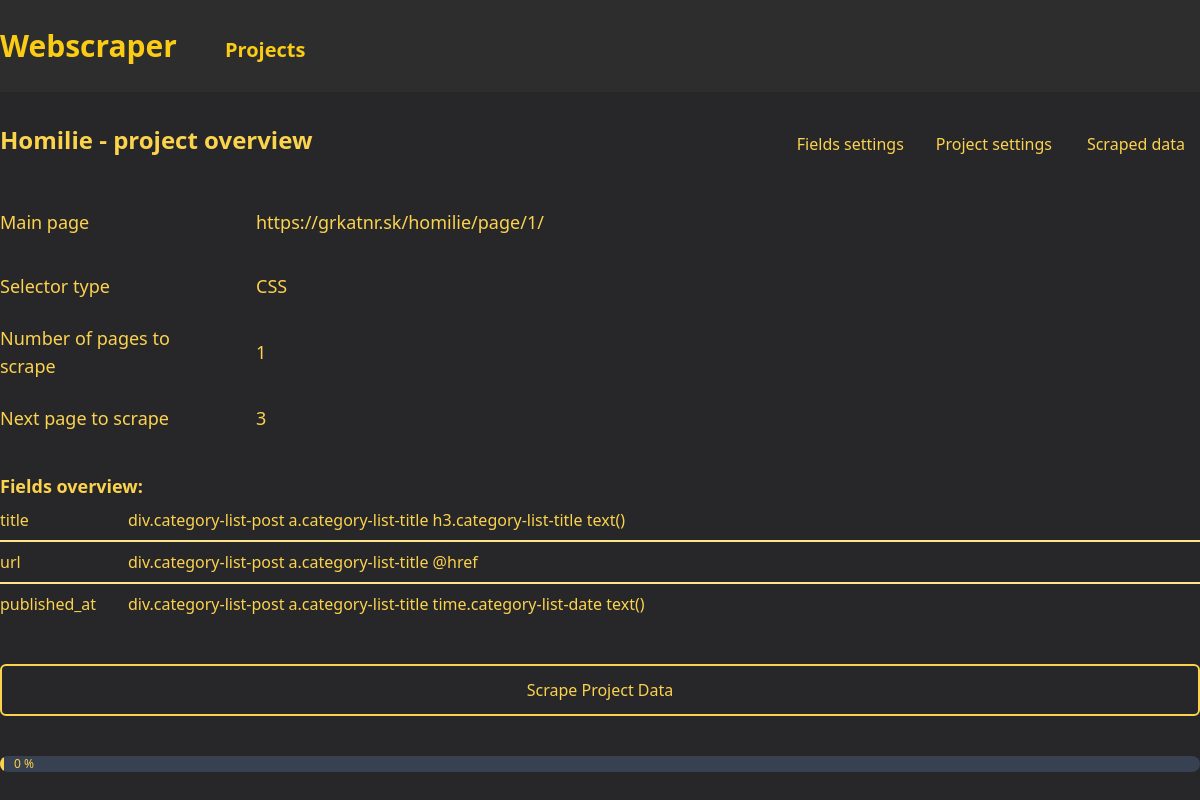
Page /project-overview/3/ on the earlier database version.
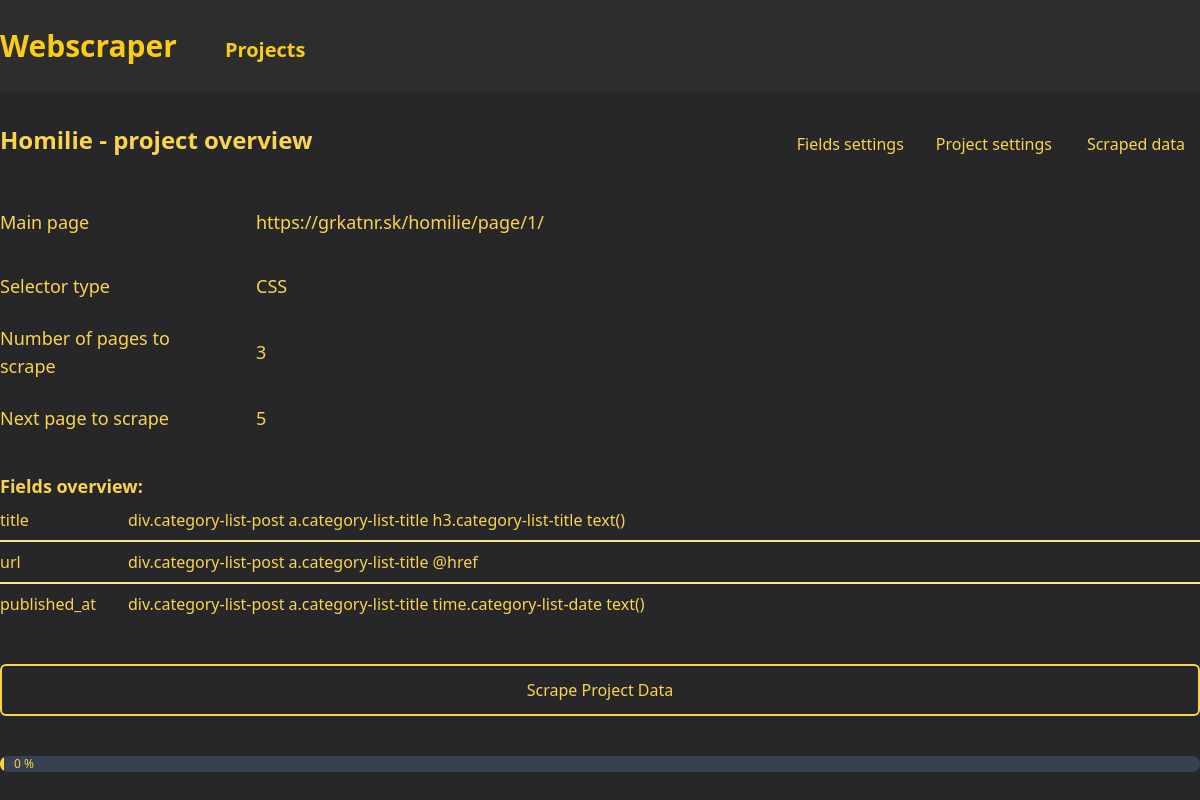
Same page on the later database version.
### projects/models.py (models this page shows, shortened)
class Project(models.Model):
    SELECTOR_CHOICES = [
        ("xPath", "xPath"),
        ("CSS", "CSS"),
    ]
    main_page_url = models.CharField(max_length=1023)
    name = models.CharField(max_length=1023, default="", blank=True, null=True)
    number_of_pages_to_scrape = models.IntegerField(default=0)
    next_page_to_scrape = models.IntegerField(default=0)
    selector_type = models.CharField(max_length=10, choices=SELECTOR_CHOICES)
    component_path = models.CharField(max_length=1023, blank=True, null=True)
    fields = models.JSONField(default=default_fields)
    created_at = models.DateTimeField(auto_now_add=True)
    updated_at = models.DateTimeField(auto_now=True)

### projects/views.py (the view)
class ProjectOverviewView(View):
    def get(self, request, project_id):
        project = get_object_or_404(Project, id=project_id)
        return render(
            request,
            "projects/project_overview.html",
            {
                "project": project,
                "fields": project.fields["fields"],
            },
        )

### projects/templates/projects/project_overview.html (shortened to what this page needs)
{% extends 'base.html' %}
{% load static %}
{% block content %}
<div class="flex justify-between mb-8 sticky top-0 z-10">
    <div class="text-2xl text-amber-300 font-bold">{{ project.name }} - project overview</div>
    <div class="flex gap-x-2">
        <a href="{% url 'project' project.id %}" class="px-3 py-2 min-w-32 items-center text-center text-amber-300  hover:bg-amber-300 hover:text-zinc-800 rounded-md font-medium">
            Fields settings
        </a>
        <a href="{% url 'projects:update_project' project.id %}" class="px-3 py-2 min-w-32 items-center text-center text-amber-300  hover:bg-amber-300 hover:text-zinc-800 rounded-md font-medium">
            Project settings
        </a>
        <a href="{% url 'scraped_data:show_data' project.id %}" class="px-3 py-2 min-w-32 items-center text-center text-amber-300 hover:bg-amber-300 hover:text-zinc-800 rounded-md font-medium">
            Scraped data
        </a>
    </div>
</div>
<div class="flex flex-col gap-6">
    <div class="flex flex-row items-center align-middle w-full gap-8 text-lg text-amber-300 py-3 font-medium">
        <div class="   min-w-56 w-fit align-middle">
            Main page
        </div>
        <div class="w-full text-amber-300 ">
            {{ project.main_page_url }}
        </div>
    </div>
    <div class="flex flex-row items-center align-middle w-full gap-8 text-lg text-amber-300 font-medium">
        <div class="   min-w-56 w-fit align-middle">
            Selector type
        </div>
        <div class="w-full text-amber-300 ">
            {{ project.selector_type }}
        </div>
    </div>
    <div class="flex flex-row items-center align-middle w-full gap-8 text-lg text-amber-300 font-medium">
        <div class="min-w-56 w-fit align-middle">
            Number of pages to scrape
        </div>
        <div class="w-full text-amber-300 ">
            {% if project.number_of_pages_to_scrape == 0 %}All pages{%else%}{{ project.number_of_pages_to_scrape }}{%endif%}
        </div>
    </div>
    <div class="flex flex-row items-center align-middle w-full gap-8 text-lg text-amber-300 font-medium">
        <div class="min-w-56 w-fit align-middle">
            Next page to scrape
        </div>
        <div class="w-full text-amber-300 ">
            {{ project.next_page_to_scrape }}
        </div>
    </div>
</div>
<div class="flex text-lg font-bold text-amber-300 w-full mt-10">
    Fields overview:
</div>
<div class="w-full flex flex-col divide-y-2 divide-amber-200">
    {% if fields.items %}
        {% for field in fields.values %}
            <div class="flex flex-row w-full shrink-0 py-2">
                <div
                    class="min-w-32 items-center text-left text-amber-300 font-medium"
                >
                    {{ field.name }}
                </div>
                <div class="flex gap-4 text-amber-300 font-normal items-center text-wrap">
                    {{field.selector}}
                    {{field.attribute}}
                </div>
            </div>
        {% endfor %}
    {% else %}
            <div class="flex font-medium text-lg text-amber-300">
                No saved fields
            </div>
    {% endif %}
</div>
<form method="POST" action="{% url 'scrape_data' project.id %}" class="flex gap-8 my-10">
    <button type="submit" class="py-3 w-full items-center text-center text-amber-300 border-2 border-amber-300  hover:bg-amber-300 hover:text-zinc-800 rounded-md font-medium">
        Scrape Project Data
    </button>
</form>
{% include 'common/scraping_progress_bar.html' with project=project %}
{% endblock %}

### templates/base.html (shortened to what this page needs)
{% load static %}
<!DOCTYPE html>
<html lang="en">
<head>
    <link rel='stylesheet' type="text/css" media="screen" href="{% static 'css/styles.css' %}">
    <link rel='stylesheet' type="text/css" media="screen" href="{% static 'css/tailwind.css' %}">
</head>
<body class="bg-zinc-800">
    {% include 'components/menu.html' %}
    <div class="mx-auto w-[1200px] min-h-screen relativ" data-controller="scroll-top" data-action="scroll@window->scroll-top#handleScroll">
        {% block content %}
        {% endblock %}
    </div>
</body>
</html>

### templates/components/menu.html
<nav
    class="w-full py-7 mb-8 bg-prism-tomorrow-bg items-center align-middle"
>
    <div class="flex mx-auto max-w-[1200px] w-full gap-x-12 items-baseline">
        <a href="{% url 'projects:projects' %}">
            <h1 class="font-extrabold text-3xl text-yellow-400 ">Webscraper</h1>
        </a>
        <a href="{% url 'projects:projects' %}" class="font-extrabold text-xl text-yellow-400 ">
            Projects
        </a>
    </div>
</nav>

### templates/common/scroll_to_top_button.html (shortened to what this page needs)
{% load static %}

### templates/common/scraping_progress_bar.html (shortened to what this page needs)
<div
    id="progress-bar-{{project.id}}"
    class="relative w-full h-4 mb-4 rounded-full bg-gray-700 overflow-hidden"
    data-controller="progress-bar"
    data-progress-bar-project-id-value="{{ project.id }}"
>
    <div
        class="absolute h-4 bg-amber-300 text-xs font-medium text-center p-0.5 leading-none rounded-full transition-all ease-linear"
        style="width: 0%"
        data-progress-bar-target="line"
    >
        <span
            class="relative flex text-amber-300 min-w-fit whitespace-nowrap ml-3"
            data-progress-bar-target="text"
        >
            0 %
        </span>
    </div>
</div>

### static/css/styles.css (style rules this page uses)
.bg-prism-tomorrow-bg { background-color:#2d2d2d }

Differences in the rows shown:
changed Project "Homilie": number_of_pages_to_scrape "1" → "3"; next_page_to_scrape "3" → "5"
